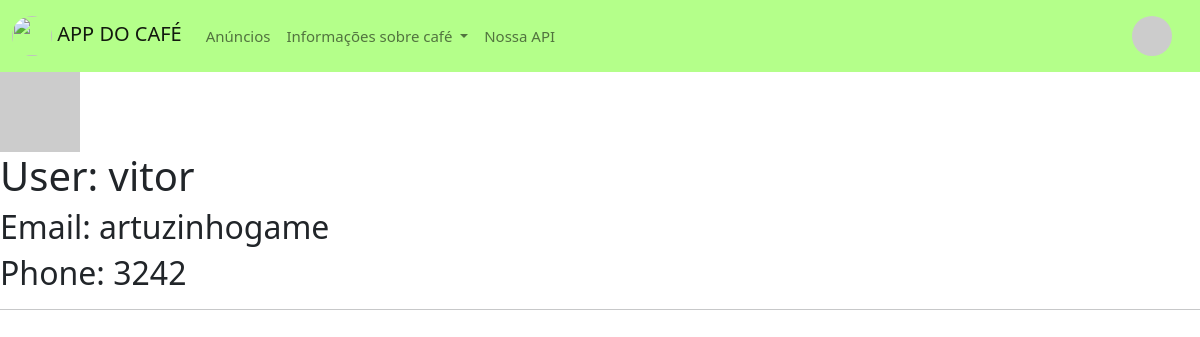
Screenshot of /user/vitor (signed in) with the database file from the repository.
### app/models/user.py (models this page shows, shortened)
class User(db.Model):
    __tablename__ = "users"
    user_id = db.Column(db.Integer, primary_key=True)
    username = db.Column(db.String, unique=True)
    password = db.Column(db.String)
    email = db.Column(db.String, unique=True)
    phone = db.Column(db.String, unique=True)
    name = db.Column(db.String)
    def avatar(self, size):
        digest = md5(self.email.lower().encode('utf-8')).hexdigest()
        return 'https://www.gravatar.com/avatar/{}?d=identicon&s={}'.format(
            digest, size)
    @property
    def is_authenticated(self):
        return True

### app/controllers/login_controller.py (the view)
@app.route('/user/<username>')
@login_required
def user(username):
    user = User.query.filter_by(username=username).first_or_404()
    posts = [
        {'author': user, 'body': 'Test post #1'},
        {'author': user, 'body': 'Test post #2'}
    ]
    return render_template('user.html', user=user, posts=posts)

### app/controllers/login_controller.py (called while the page is built)
@login_manager.user_loader
def load_user(id_u):
    return User.query.get(int(id_u))

### app/templates/user.html
{% extends "base.html" %}
{% block content %}
<img src="{{ user.avatar(128) }}">
<h1>User: {{ user.username }}</h1>
<h2>Email: {{user.email}}</h2>
<h2>Phone: {{user.phone}}</h2>
<hr>
{% endblock %}

### app/templates/base.html (style rules this page uses)
html, body { height: 100%; margin: 0; }

### rows the page displays
User: username "vitor", email "artuzinhogame", phone "3242"
